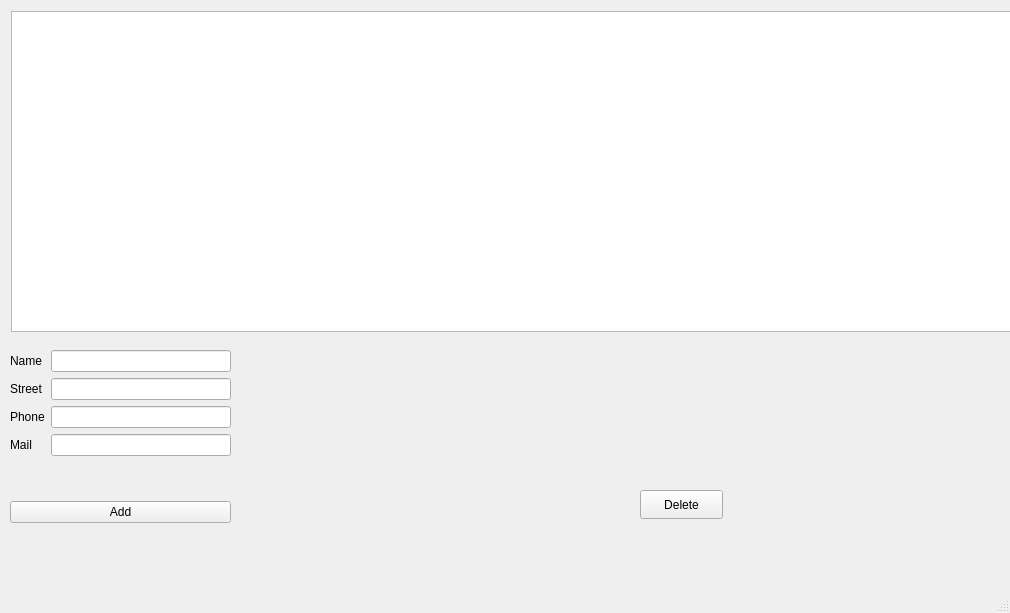
<?xml version="1.0" encoding="UTF-8"?>
<ui version="4.0">
 <class>MainWindow</class>
 <widget class="QMainWindow" name="MainWindow">
  <property name="geometry">
   <rect>
    <x>0</x>
    <y>0</y>
    <width>1010</width>
    <height>613</height>
   </rect>
  </property>
  <property name="windowTitle">
   <string>MainWindow</string>
  </property>
  <widget class="QWidget" name="centralwidget">
   <widget class="QTableView" name="tableView">
    <property name="geometry">
     <rect>
      <x>11</x>
      <y>11</y>
      <width>1001</width>
      <height>321</height>
     </rect>
    </property>
   </widget>
   <widget class="QWidget" name="layoutWidget">
    <property name="geometry">
     <rect>
      <x>10</x>
      <y>350</y>
      <width>221</width>
      <height>173</height>
     </rect>
    </property>
    <layout class="QVBoxLayout" name="verticalLayout">
     <item>
      <layout class="QFormLayout" name="formLayout">
       <item row="0" column="0">
        <widget class="QLabel" name="labelName">
         <property name="text">
          <string>Name</string>
         </property>
        </widget>
       </item>
       <item row="0" column="1">
        <widget class="QLineEdit" name="name"/>
       </item>
       <item row="1" column="0">
        <widget class="QLabel" name="labelStreet">
         <property name="text">
          <string>Street</string>
         </property>
        </widget>
       </item>
       <item row="1" column="1">
        <widget class="QLineEdit" name="street"/>
       </item>
       <item row="2" column="0">
        <widget class="QLabel" name="labelPhone">
         <property name="text">
          <string>Phone</string>
         </property>
        </widget>
       </item>
       <item row="2" column="1">
        <widget class="QLineEdit" name="telephone"/>
       </item>
       <item row="3" column="0">
        <widget class="QLabel" name="labelMail">
         <property name="text">
          <string>Mail</string>
         </property>
        </widget>
       </item>
       <item row="3" column="1">
        <widget class="QLineEdit" name="mail"/>
       </item>
      </layout>
     </item>
     <item>
      <widget class="QPushButton" name="Add_Button">
       <property name="text">
        <string>Add</string>
       </property>
      </widget>
     </item>
    </layout>
   </widget>
   <widget class="QPushButton" name="buttonDelete">
    <property name="geometry">
     <rect>
      <x>640</x>
      <y>490</y>
      <width>83</width>
      <height>29</height>
     </rect>
    </property>
    <property name="text">
     <string>Delete</string>
    </property>
   </widget>
  </widget>
  <widget class="QMenuBar" name="menubar">
   <property name="geometry">
    <rect>
     <x>0</x>
     <y>0</y>
     <width>1010</width>
     <height>25</height>
    </rect>
   </property>
  </widget>
  <widget class="QStatusBar" name="statusbar"/>
 </widget>
 <resources/>
 <connections/>
</ui>
